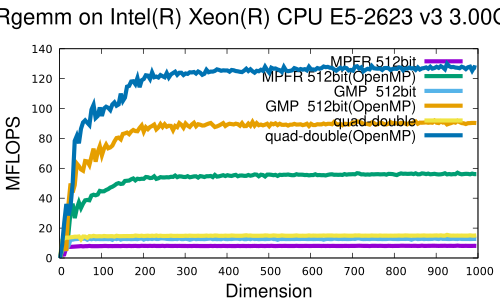

The gnuplot source for this figure:
set xlabel font "Helvetica,20"
set ylabel font "Helvetica,20"
set key font "Helvetica,16"
set title font "Helvetica,24"
set title "Rgemm on Intel(R) Xeon(R) CPU E5-2623 v3 @ 3.00GHz "
set xlabel "Dimension"
set ylabel "MFLOPS"
#set terminal postscript eps color enhanced
set terminal pdf

plot \
"log.Rgemm.mpfr"            using 1:4 title 'MPFR 512bit'            with lines linewidth 6, \
"log.Rgemm.mpfr_opt"        using 1:4 title 'MPFR 512bit(OpenMP)'    with lines linewidth 6, \
"log.Rgemm.gmp"             using 1:4 title 'GMP  512bit'            with lines linewidth 6, \
"log.Rgemm.gmp_opt"         using 1:4 title 'GMP  512bit(OpenMP)'    with lines linewidth 6, \
"log.Rgemm.qd"              using 1:4 title 'quad-double'            with lines linewidth 6, \
"log.Rgemm.qd_opt"	    using 1:4 title 'quad-double(OpenMP)'    with lines linewidth 6
